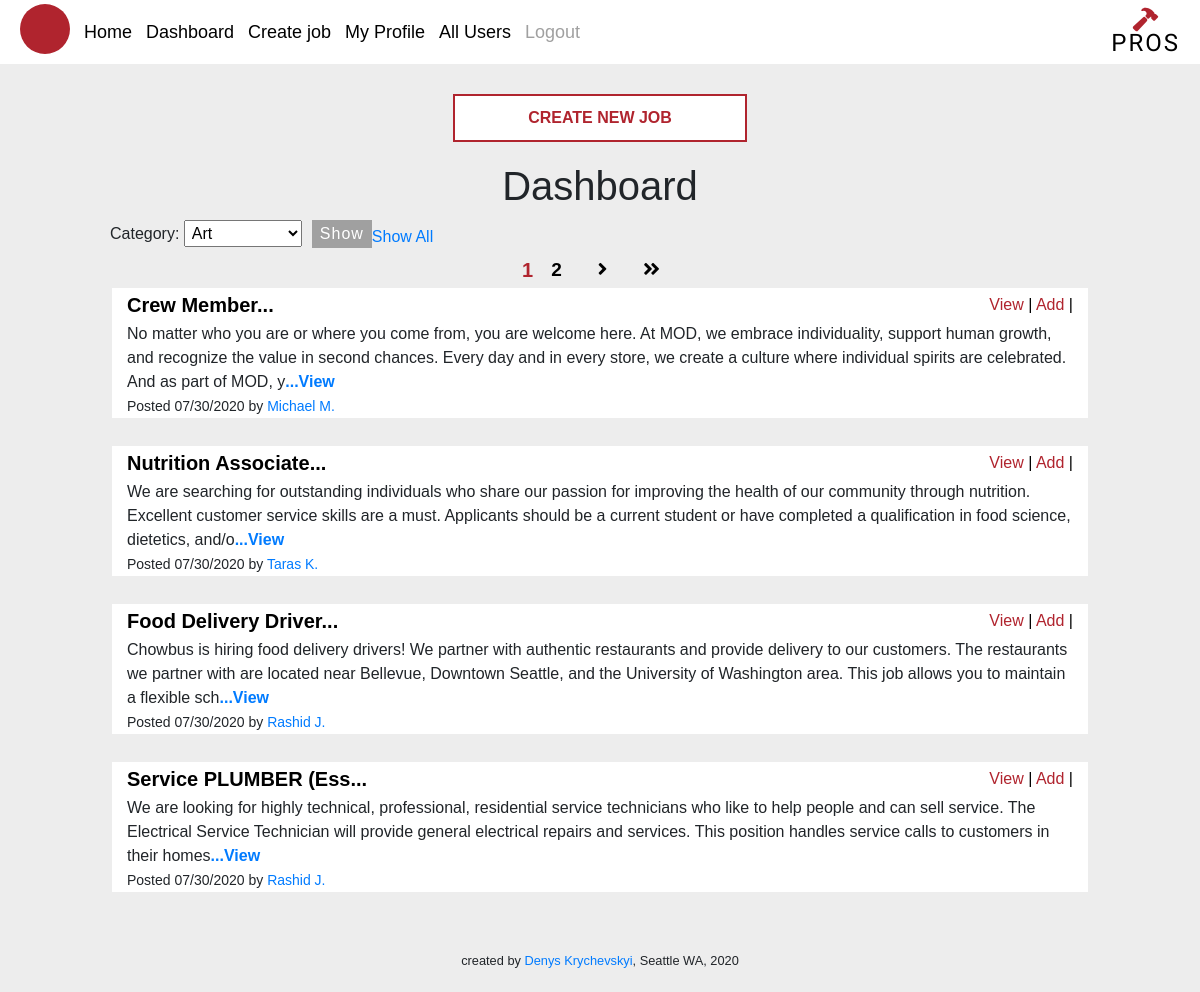
Before: /dashboard (signed in) with the older database file.
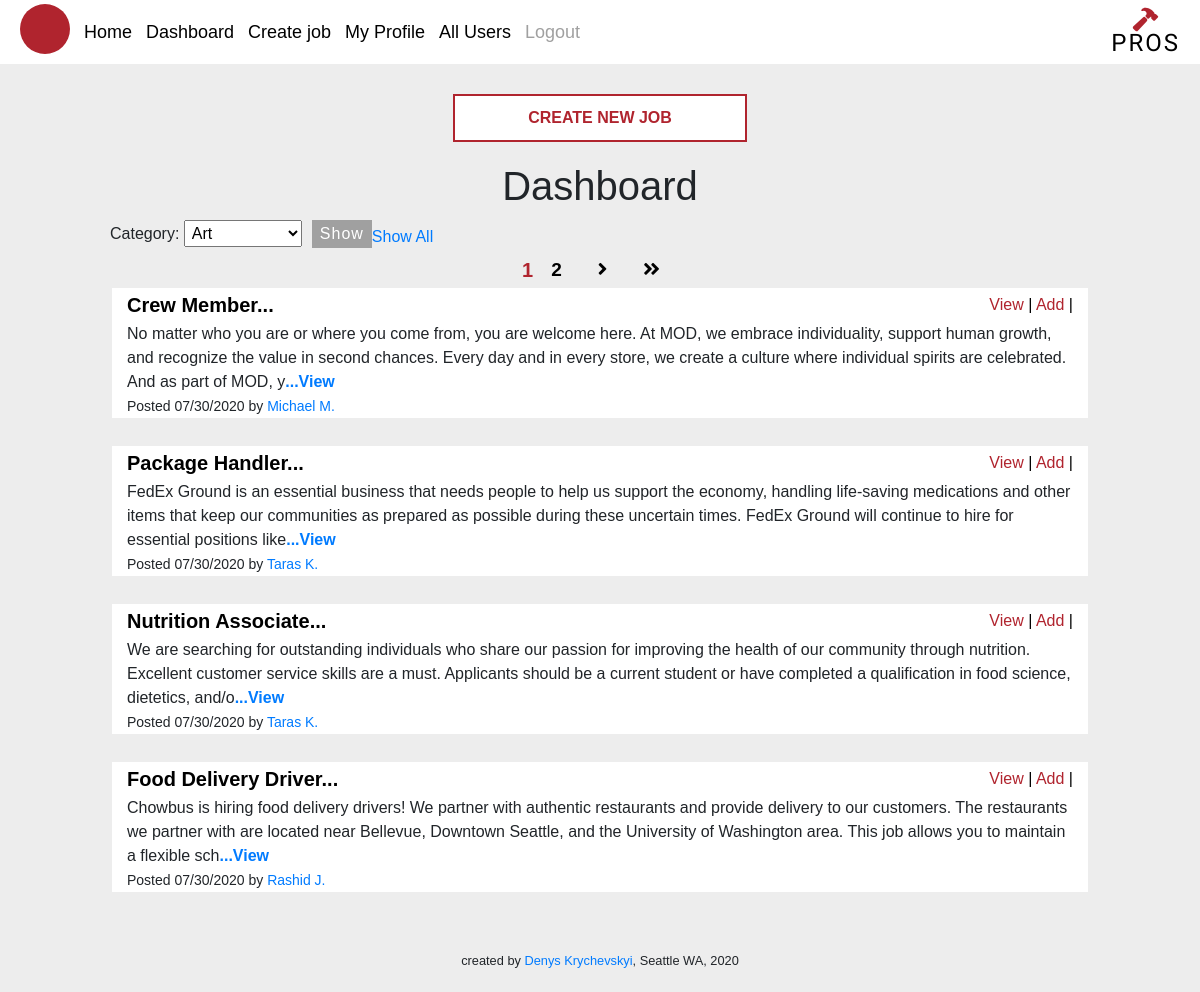
After: the same page with the newer database file.
### profi_app/models.py (models this page shows, shortened)
class Job(models.Model):
    title = models.CharField(max_length = 255, null = True)
    description = models.TextField()
    location = models.CharField(max_length = 255)
    poster = models.ForeignKey(User, related_name = 'poster', on_delete=models.CASCADE)
    executor = models.ForeignKey(User, related_name = 'executor', on_delete=models.CASCADE, blank = True, null = True)
    created_at = models.DateTimeField(auto_now_add = True)
    updated_at = models.DateTimeField(auto_now = True)
    objects = JobManager()

class User(models.Model):
    first_name = models.CharField(max_length = 255)
    last_name = models.CharField(max_length = 255)
    birth_date = models.DateTimeField()
    email = models.TextField()
    phone_num = models.IntegerField(blank=True, null = True)
    about = models.TextField(blank=True, null = True)
    password = models.TextField()
    created_at = models.DateTimeField(auto_now_add = True)
    updated_at = models.DateTimeField(auto_now = True)
    objects = UserManager()

### profi_app/views.py (the view)
# urls.py: path('dashboard', views.dashboard),
def dashboard(request):
    if 'user_id' not in request.session:
        jobs = Job.objects.filter(executor=None).order_by('-created_at')
        paginator = Paginator(jobs, 4)
        page = request.GET.get('page')
        jobs = paginator.get_page(page)
        context = {
            'users' : User.objects.all(),
            'all_categories': Category.objects.all(),
            'jobs': jobs
        }
        return render(request, 'dashboard.html', context)
    else:
        jobs = Job.objects.filter(executor=None).order_by('-created_at')
        paginator = Paginator(jobs, 4)
        page = request.GET.get('page')
        jobs = paginator.get_page(page)
        context = {
            'cur_user':  User.objects.get(id = request.session['user_id']),
            'users' : User.objects.all(),
            'all_categories': Category.objects.all().order_by('name'),
            'jobs': jobs
        }
        return render(request, 'dashboard.html', context)

### profi_app/templates/dashboard.html (shortened to what this page needs)
<!DOCTYPE html>
<html lang="en">
<head>
    {% include 'head.html' %}
</head>
<body>
    {% include 'navbar.html' %}
    <div class="dashboard_page_container">
        <div class="dash">
            {% if request.session.user_id != null %}
            <a class="mybutton" href="/create_new_job">Create New job</a>
            {% endif %}
            <h1>Dashboard</h1>
        </div>
        {% if request.session.user_id != null %}
        <div class="sort_container">
            <form class='sort' action="/dashboard" method="post">
                <div class="input_field">
                    <label for='category'>Category:</label>
                    <select id="category" name="category">
                        {% for category in all_categories %}
                        <option value="{{ category.name }}">{{ category.name }}</option>
                        {% endfor %}
                    </select>
                </div>
                <button class="mybutton4">Show</button>
            </form>
            <a href="/dashboard" class="mybutton5">Show All</a>
        </div>
        {% endif %}
        <div class="pagination_container">
            <div class="pagination">
                {% for num in jobs.paginator.page_range %}
                    {% if jobs.number == num %}
                        <strong id="page_num">{{ num }}</strong>
                    {% elif num > jobs.number|add:'-2' and num < jobs.number|add:'2' %}
                        <a href="?page={{num}}">{{num}}</a>
                    {% endif %}
                {% endfor %}
                {% if jobs.has_next %}
                    <a href="?page={{ jobs.next_page_number }}"><i class="fa fa-angle-right" aria-hidden="true"></i></a>
                    <a href="?page={{ jobs.paginator.num_pages }}"><i class="fa fa-angle-double-right" aria-hidden="true"></i></a>
                {% endif %}
            </div>
        </div>
        <div id="display_jobs">
        {% for job in jobs %}
            {% if job.executor == null %}
                <div class="job_container">
                    <div class="top_desc">
                        <div class="job_title">
                            <h5><a href="/view/{{job.id}}">{{ job.title|slice:":20" }}...</a></h5>
                        </div>
                        <div class="action">
                            <a href="/view/{{job.id}}">View <span class='vertical'>|</span></a>
                            {%if job.executor.id == null and request.session.user_id != null %}
                            <a href="/add_job/{{job.id}}">Add <span class='vertical'>|</span></a>
                            {% endif %}
                        </div>
                    </div>
                    <div class="bottom_desc">
                        <p>{{ job.description|slice:":280" }}<a href="/view/{{job.id}}">...View</a></p>
                        <small>Posted {{ job.created_at|date:"SHORT_DATE_FORMAT" }} by <a href="/user/{{ job.poster.id }}/profile">{{ job.poster.first_name }} {{ job.poster.last_name.0 }}.</a></small>
                    </div>
                </div>
                <br>
            {% endif %}
        {% endfor %}
        </div>
    </div>
    {% include 'footer.html' %}
</body>
</html>

Changed rows visible on the page:
no longer on this page (row unchanged): Job: title "Service PLUMBER (Ess", description "We are looking for highly technical, professional, residential service technicians who like to help people and can sell service. The Electrical Service Technician will provide general electrical repairs and services. This position handles service calls to customers in their homes", created_at "07/30/2020", poster.first_name "Rashid", poster.last_name.0 "J"
now on this page (row edited): Job: title "Package Handler", description "FedEx Ground is an essential business that needs people to help us support the economy, handling life-saving medications and other items that keep our communities as prepared as possible during these uncertain times. FedEx Ground will continue to hire for essential positions like", created_at "07/30/2020", poster.first_name "Taras", poster.last_name.0 "K"
